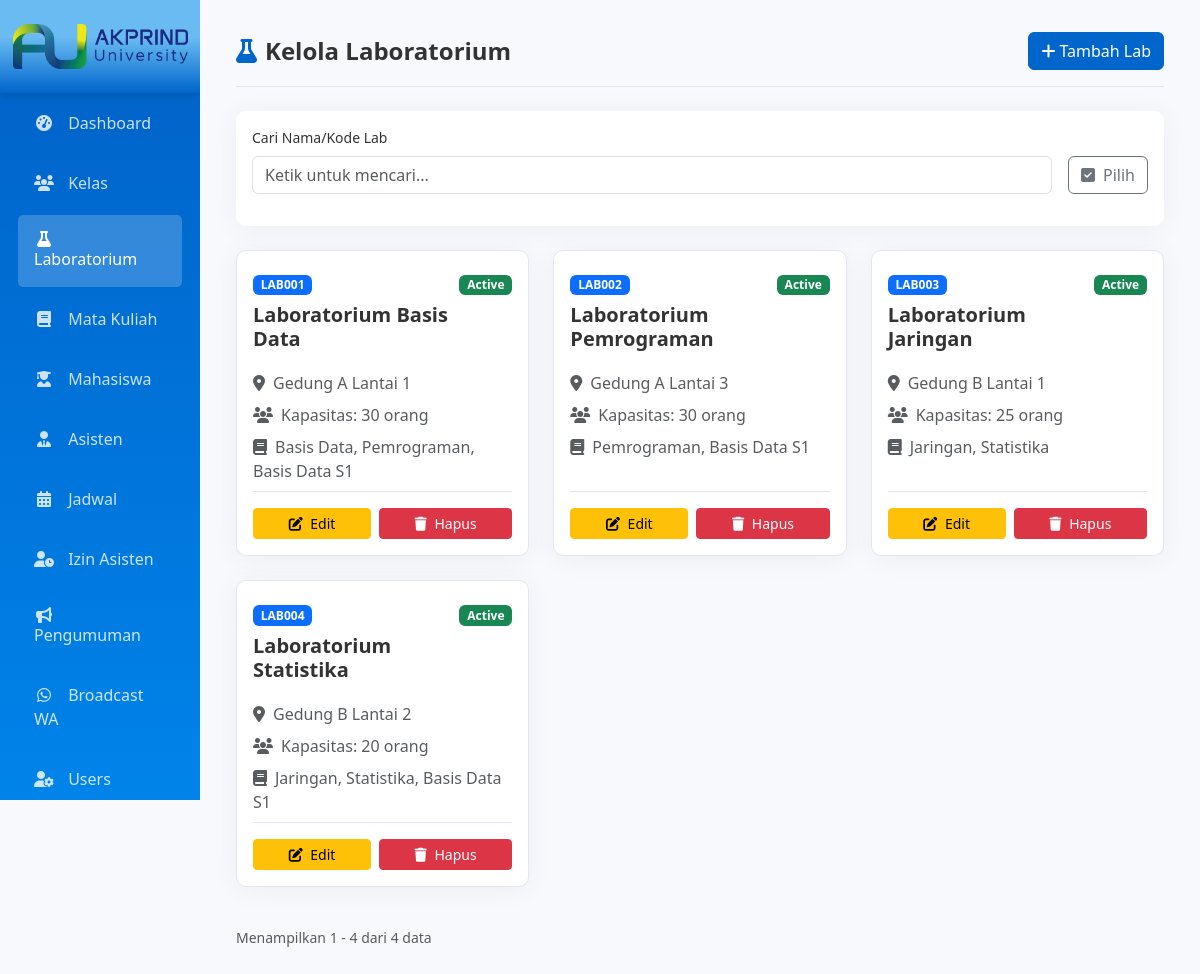
Page /index.php?page=admin_lab (signed in) on the committed database.
### tables this page shows
CREATE TABLE `lab` (
  `id` int(11) NOT NULL,
  `kode_lab` varchar(10) NOT NULL,
  `nama_lab` varchar(50) DEFAULT NULL,
  `kapasitas` int(11) DEFAULT NULL,
  `lokasi` varchar(100) DEFAULT NULL,
  `status` enum('active','maintenance') DEFAULT 'active',
  `latitude` varchar(50) DEFAULT NULL,
  `longitude` varchar(50) DEFAULT NULL
);

### pages/admin/lab.php (the view, shortened to what this page needs)
<?php
$per_page = 9;
$current_page = get_current_page();
$search = isset($_GET['search']) ? escape($_GET['search']) : '';
$search_param = '%' . $search . '%';
if ($search) {
    $stmt_count = mysqli_prepare($conn, "SELECT COUNT(*) as total FROM lab l WHERE l.nama_lab LIKE ? OR l.kode_lab LIKE ? OR l.lokasi LIKE ?");
    mysqli_stmt_bind_param($stmt_count, "sss", $search_param, $search_param, $search_param);
    mysqli_stmt_execute($stmt_count);
    $count_result = mysqli_stmt_get_result($stmt_count);
} else {
    $count_result = mysqli_query($conn, "SELECT COUNT(*) as total FROM lab");
}
$total_data = mysqli_fetch_assoc($count_result)['total'];
$offset = get_offset($current_page, $per_page);
if ($search) {
    $stmt_labs = mysqli_prepare($conn, "
        SELECT
            l.*,
            GROUP_CONCAT(mk.nama_mk SEPARATOR ', ') as daftar_mata_kuliah,
            GROUP_CONCAT(mk.kode_mk SEPARATOR ',') as daftar_kode_mk
        FROM lab l
        LEFT JOIN lab_matakuliah lm ON l.id = lm.id_lab
        LEFT JOIN mata_kuliah mk ON lm.kode_mk = mk.kode_mk
        WHERE l.nama_lab LIKE ? OR l.kode_lab LIKE ? OR l.lokasi LIKE ?
        GROUP BY l.id
        ORDER BY l.kode_lab
        LIMIT ?, ?");
    mysqli_stmt_bind_param($stmt_labs, "sssii", $search_param, $search_param, $search_param, $offset, $per_page);
} else {
    $stmt_labs = mysqli_prepare($conn, "
        SELECT
            l.*,
            GROUP_CONCAT(mk.nama_mk SEPARATOR ', ') as daftar_mata_kuliah,
            GROUP_CONCAT(mk.kode_mk SEPARATOR ',') as daftar_kode_mk
        FROM lab l
        LEFT JOIN lab_matakuliah lm ON l.id = lm.id_lab
        LEFT JOIN mata_kuliah mk ON lm.kode_mk = mk.kode_mk
        GROUP BY l.id
        ORDER BY l.kode_lab
        LIMIT ?, ?");
    mysqli_stmt_bind_param($stmt_labs, "ii", $offset, $per_page);
}
mysqli_stmt_execute($stmt_labs);
$labs = mysqli_stmt_get_result($stmt_labs);
    ?>
<?php include 'includes/header.php'; ?>
<div class="container-fluid">
    <div class="row">
        <div class="col-md-3 col-lg-2 px-0">
            <?php include 'includes/sidebar.php'; ?>
        </div>
        <div class="col-md-9 col-lg-10">
            <div class="content-wrapper p-4">
                <div class="page-header d-flex flex-column flex-md-row justify-content-between align-items-stretch align-items-md-center gap-3 pt-2">
                    <h4 class="mb-0"><i class="fas fa-flask me-2"></i>Kelola Laboratorium</h4>
                    <button class="btn btn-primary w-100 w-md-auto" data-bs-toggle="modal" data-bs-target="#modalTambah">
                        <i class="fas fa-plus me-1"></i>Tambah Lab
                    </button>
                </div>
                <div class="card mb-4">
                    <div class="card-body">
                        <form method="GET" class="row g-3 align-items-end" onsubmit="return false;">
                            <div class="col-12 col-md">
                                <label for="searchInput" class="form-label small">Cari Nama/Kode Lab</label>
                                <input type="text" name="search" id="searchInput" class="form-control" placeholder="Ketik untuk mencari..." value="<?= htmlspecialchars($search) ?>">
                            </div>
                            <div class="col-12 col-md-auto d-flex flex-column flex-md-row align-items-stretch align-items-md-center justify-content-md-end gap-2">
                                <button type="button" class="btn btn-outline-secondary" id="btnSelectMode" onclick="toggleSelectMode()">
                                    <i class="fas fa-check-square me-1"></i> Pilih
                                </button>
                            </div>
                        </form>
                    </div>
                </div>
                <div id="labContainer">
                    <div class="row">
                        <?php if (mysqli_num_rows($labs) > 0): ?>
                            <?php while ($l = mysqli_fetch_assoc($labs)): ?>
                                <div class="col-lg-4 col-md-6 mb-4">
                                    <div class="card h-100 lab-card position-relative" id="card-<?= $l['id'] ?>">
                                        <div class="card-body d-flex flex-column">
                                            <div class="d-flex justify-content-between align-items-start mb-3">
                                                <div>
                                                    <span class="badge bg-primary mb-2"><?= htmlspecialchars($l['kode_lab']) ?></span>
                                                    <h5 class="card-title mb-1"><?= htmlspecialchars($l['nama_lab']) ?></h5>
                                                </div>
                                                <span class="badge <?= $l['status'] == 'active' ? 'bg-success' : 'bg-warning' ?> text-capitalize">
                                                    <?= htmlspecialchars($l['status']) ?>
                                                </span>
                                            </div>
                                            <p class="text-muted mb-2"><i class="fas fa-map-marker-alt me-2"></i><?= htmlspecialchars($l['lokasi']) ?></p>
                                            <p class="text-muted mb-2"><i class="fas fa-users me-2"></i>Kapasitas: <?= htmlspecialchars($l['kapasitas']) ?> orang</p>
                                            <p class="text-muted mb-2"><i class="fas fa-book me-2"></i><?= htmlspecialchars($l['daftar_mata_kuliah'] ?: 'Belum diset') ?></p>
                                            <div class="mt-auto action-buttons">
                                                <?php $daftar_kode_mk_json = json_encode(explode(',', $l['daftar_kode_mk'] ?? '')); ?>
                                                <button class="btn btn-sm btn-warning" onclick="editLab(<?= $l['id'] ?>, '<?= htmlspecialchars($l['nama_lab'], ENT_QUOTES) ?>', <?= $l['kapasitas'] ?>, '<?= htmlspecialchars($l['lokasi'], ENT_QUOTES) ?>', '<?= $l['latitude'] ?: 0 ?>', '<?= $l['longitude'] ?: 0 ?>', '<?= $l['status'] ?>', <?= htmlspecialchars($daftar_kode_mk_json, ENT_QUOTES) ?>)">
                                                    <i class="fas fa-edit me-1"></i> Edit
                                                </button>
                                                <button class="btn btn-sm btn-danger" onclick="confirmSlideDelete('single', <?= $l['id'] ?>)">
                                                    <i class="fas fa-trash me-1"></i> Hapus
                                                </button>
                                            </div>
                                        </div>
                                    </div>
                                </div>
                            <?php endwhile; ?>
                        <?php else: ?>
                            <div class="col-12"><div class="alert alert-info text-center"><i class="fas fa-info-circle me-2"></i>Belum ada data laboratorium.</div></div>
                        <?php endif; ?>
                    </div>
                    <?php if ($total_data > 0): ?>
                    <div class="d-flex flex-column flex-md-row justify-content-between align-items-center mt-3 gap-2">
                        <?= render_pagination_info($current_page, $per_page, $total_data) ?>
                    </div>
                    <?php endif; ?>
                </div>
            </div>
        </div>
    </div>
</div>
<?php include 'includes/footer.php'; ?>

### includes/header.php (style rules this page uses)
:root { --primary-color: #0066cc; --prima-color: #0099ffff; --primari-color: #0066ccff; --secondary-color: #00ccff; --success-color: #66cc00; --info-color: #00ccff; --warning-color: #ffaa00; --danger-color: #ff3333; --bg-body: #f8f9fc; --bg-card: #ffffff; --bg-input: #ffffff; --text-main: #333333; --text-muted: #858796; --border-color: #e3e6f0; --topbar-bg: #ffffff; --header-bg: #f8f9fc; --putih: #ffffff; --banner-gradient: linear-gradient(90deg, #0066cc, #0099ff, #16a1fdff); --card-shadow: 0 0.15rem 1.75rem 0 rgba(58,59,69,.1); --sidebar-bg: linear-gradient(180deg, #0066cc 10%, #0099ff 100%); --sidebar-brand-bg: linear-gradient(180deg, #6abbf1ff 40%, #0066cc 100%); }
body { font-family: 'Segoe UI', Tahoma, Geneva, Verdana, sans-serif; background-color: var(--bg-body); color: var(--text-main); overflow-x: hidden; transition: background-color 0.3s, color 0.3s; }
.content-wrapper { min-height: 100vh; }
.card { background-color: var(--bg-card); border: none; color: var(--text-main); box-shadow: 0 0.15rem 1.75rem 0 rgba(0,0,0,.05); border-radius: 10px; }
.btn-primary { background-color: var(--primary-color); border-color: var(--primary-color); }
@media (min-width: 768px) { .w-md-auto { width: auto !important; } }
.page-header { border-bottom: 1px solid var(--border-color); padding-bottom: 1rem; margin-bottom: 1.5rem; }
.page-header h4 { font-weight: 700; color: var(--text-main); }
.page-header h4 i { color: var(--primary-color); }
.content-wrapper > div > h4 > i, .content-wrapper > h4 > i, .content-wrapper h4.mb-0 > i, .content-wrapper h4.mb-4 > i, .page-header-banner h4 > i { color: var(--primary-color) !important; }
@media (min-width: 992px) { .row > .col-md-3.col-lg-2 { position: fixed; top: 0; left: 0; width: 16.666667%; height: 100vh; overflow-y: auto; z-index: 1000; padding: 0 !important; } }
@media (min-width: 992px) { .row > .col-md-9.col-lg-10 { margin-left: 16.666667%; width: 83.333333% !important; max-width: 83.333333% !important; flex: 0 0 83.333333% !important; } }

### pages/admin/lab.php (style rules this page uses)
.lab-card { transition: all 0.2s; border: 1px solid var(--border-color); background-color: var(--bg-card); }
.lab-card .card-title { font-weight: 600; color: var(--text-main); }
.lab-card .card-body { padding-top: 1.5rem; transition: padding-top 0.3s ease; }
.lab-card .action-buttons { display: flex; gap: 0.5rem; margin-top: auto; border-top: 1px solid var(--border-color); padding-top: 1rem; }
.lab-card .action-buttons .btn { flex-grow: 1; }
body { padding-bottom: 80px; }

### rows in the picture
lab: kode_lab "LAB001", nama_lab "Laboratorium Basis Data", status "Active", lokasi "Gedung A Lantai 1", kapasitas "30", daftar_mata_kuliah "Basis Data, Pemrograman, Basis Data S1"
lab: kode_lab "LAB002", nama_lab "Laboratorium Pemrograman", status "Active", lokasi "Gedung A Lantai 3", kapasitas "30", daftar_mata_kuliah "Pemrograman, Basis Data S1"
lab: kode_lab "LAB003", nama_lab "Laboratorium Jaringan", status "Active", lokasi "Gedung B Lantai 1", kapasitas "25", daftar_mata_kuliah "Jaringan, Statistika"
lab: kode_lab "LAB004", nama_lab "Laboratorium Statistika", status "Active", lokasi "Gedung B Lantai 2", kapasitas "20", daftar_mata_kuliah "Jaringan, Statistika, Basis Data S1"

### other values in the picture
$start "1"
$end "4"
$total_data "4"
